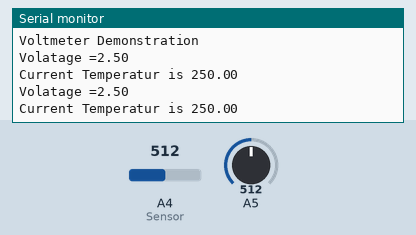
Simulated run of this sketch. Board: Arduino Uno, built with avr-gcc and run on an emulated ATmega328P. Parts: the last lines printed to the serial monitor. Inputs (shaded band) come from the test bench; at power-on: A4 (Sensor) = 512, A5 = 512.

Above: at 2.8 s.
2.9 s: A4 (Sensor) set to 716
At 4.8 s:
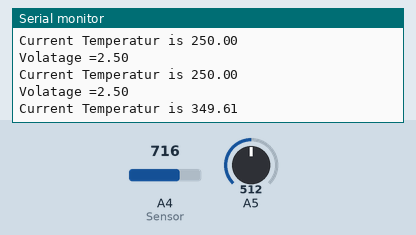
5.6 s: A5 set to 716
At 6.4 s:
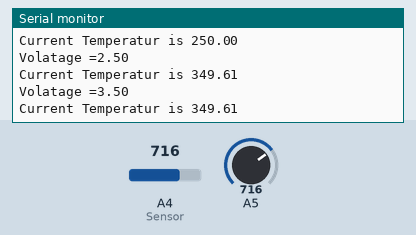
8.3 s: A4 (Sensor) set to 900
At 10.7 s:
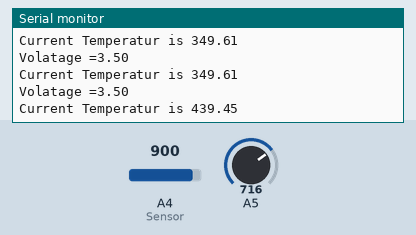
11.0 s: A5 set to 900
At 13.5 s:
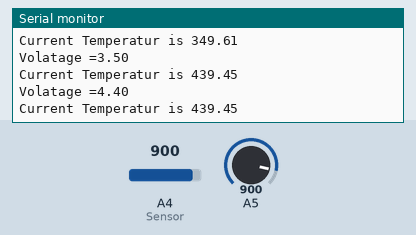
Timing chart, 0 to 14.7 s (numbered marks = the images above; inputs shaded):
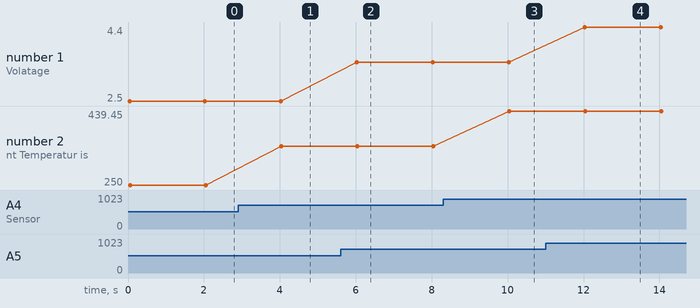

The sketch:

AnalogIn_LM35_Serial.ino
```cpp
void setup()
{
  Serial.begin(9600);      // open the serial port at 9600 bps:
  Serial.println("Smart Logic Tech");
  Serial.println("Voltmeter Demonstration");
}

void loop()
{

  float Sense1;
    int err;
  float temp;
  Sense1= analogRead(A5) * (5.0 / 1023.0);       //Read Analog Voltage

  Serial.print("Volatage =");
  Serial.println(Sense1);


  temp = (5.00 * analogRead(A4) * 100) / 1024.0; //Read Temperature Sensor
  Serial.print("Current Temperatur is ");
  Serial.print(temp);
  Serial.println();
  delay (2000);

}
```

Measured:
- after the input at 2.9 s, the serial monitor: prints a new line after 1.1 s (image 1)
- after the input at 5.6 s, the serial monitor: prints a new line after 0.43 s (image 2)
- after the input at 8.3 s, the serial monitor: prints a new line after 1.7 s (image 3)
- after the input at 11.0 s, the serial monitor: prints a new line after 1.0 s (image 4)
- plotted number 1: 2.5 → 3.5 after the input at 5.6 s, 3.5 → 4.4 after the input at 11.0 s
- plotted number 2: 250 → 349.61 after the input at 2.9 s, 349.61 → 439.45 after the input at 8.3 s
